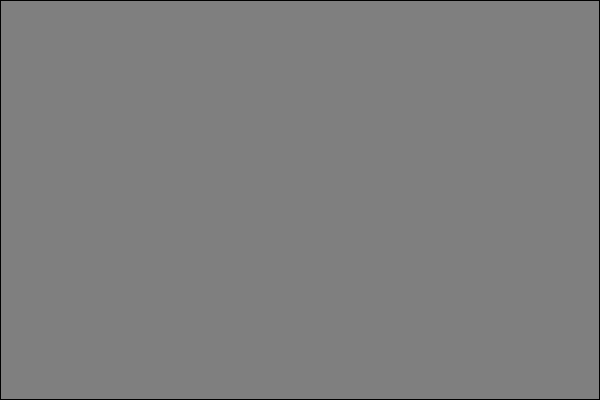
Frame 1 (no input)
Frame 60 (the mouse pressed at the canvas centre just before this capture): identical to frame 1, image omitted
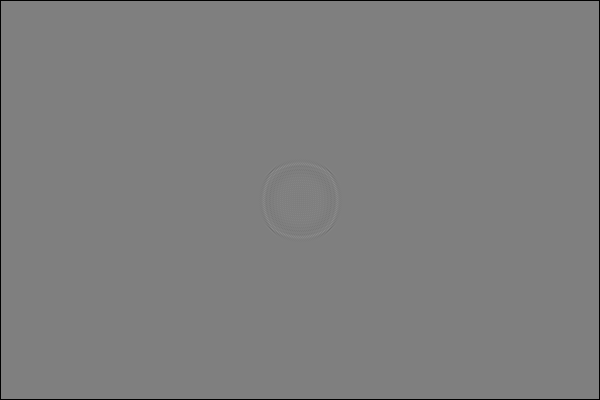
Frame 120 (the mouse held since frame 60 and released just before this capture)

The Processing sketch that drew these frames (run headless with seeded random() and noise(); from frame 60 on, the mouse is pressed at the canvas centre):

// Processing sketch: water_ripples
// ── water_ripples.pde
int cols,rows;
float[][] current;
float[][] previous;

float dampening = 0.95;

void setup() {
  size(600, 400);
  cols = width;
  rows = height;
  current = new float[cols][rows];
  previous = new float[cols][rows];
}

void mousePressed() {
  current[mouseX][mouseY] = 5000;
}

void draw() {
  background(0);
  
  float[][] temp = previous;
  previous = current;
  current = temp;
  
  System.out.println(current[10][10]);
  
  loadPixels();
  for (int i = 1; i < cols-1; i++) {
    for (int j = 1; j < rows-1; j++) {
      current[i][j] = (
        previous[i-1][j] + 
        previous[i+1][j] +
        previous[i][j-1] + 
        previous[i][j+1]) / 2 -
        current[i][j];
      current[i][j] = current[i][j] * dampening;
      int index = i + j * cols;
      float pixColor = current[i][j];
      pixels[index] = color(map(pixColor,-500,500,0,255));
    }
  }

  updatePixels();
}
